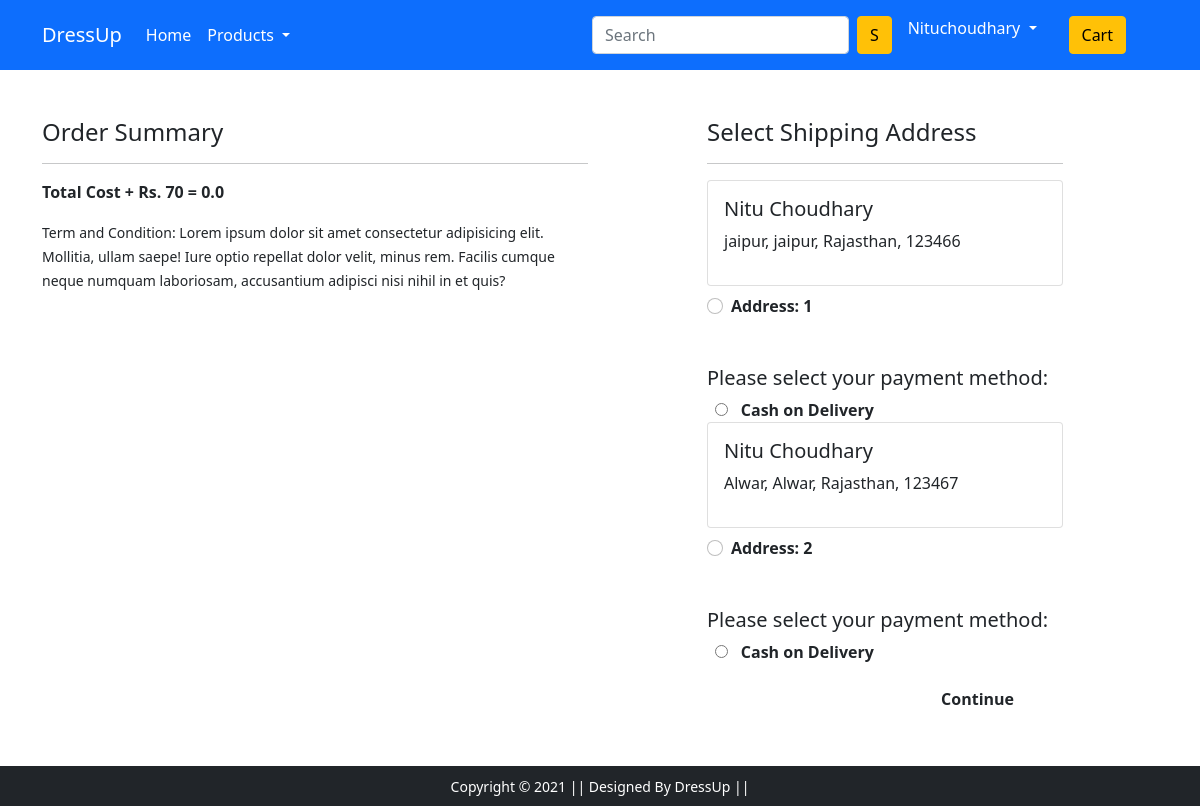
Screenshot of /checkout/ (signed in) with the database file from the repository.
### app/models.py (models this page shows)
class Customer(models.Model):
    user = models.ForeignKey(User, on_delete=models.CASCADE)
    name = models.CharField(max_length =200)
    locality = models.CharField(max_length =200)
    city = models.CharField(max_length =50)
    state = models.CharField(choices=STATE_CHOICES, max_length =50)
    zipcode = models.IntegerField()

### app/views.py (the view)
# urls.py: path('checkout/', views.checkout, name='checkout'),
def checkout(request):
    user = request.user
    add = Customer.objects.filter(user = user)
    cart_items = Cart.objects.filter(user = user)
    amount = 0.0
    shipping_amount = 70.0
    totalamount = 0.0
    cart_product = [p for p in Cart.objects.all() if p.user == request.user]
    if cart_product:
        for p in cart_product:
            tempamount = (p.quantity * p.product.discounted_price)
            amount += tempamount
        totalamount = amount + shipping_amount
    return render(request, 'app/checkout.html',{'add':add,'totalamount':totalamount,'cart_items':cart_items})

### app/templates/app/checkout.html (shortened to what this page needs)
{% extends 'app/base.html' %}
{% load static %}
{% block main-content %}
<div class="container">
 <div class="row mt-5">
  <div class="col-sm-6">
    <h4>Order Summary</h4>
    <hr>
      <p class="fw-bold"> Total Cost + Rs. 70 = {{totalamount}}</p>
    <small>Term and Condition: Lorem ipsum dolor sit amet consectetur adipisicing elit. Mollitia, ullam saepe! Iure optio repellat dolor velit, minus rem. Facilis cumque neque numquam laboriosam, accusantium adipisci nisi nihil in et quis?</small>
  </div>
  <div class="col-sm-4 offset-sm-1">
    <h4>Select Shipping Address</h4>
    <hr>
    <form action="/paymentdone">
      {% for ad in add %}
      <div class="card">
        <div class="card-body">
        <h5>{{ad.name}}</h5>
        <p>{{ad.locality}}, {{ad.city}}, {{ad.state}}, {{ad.zipcode}}</p>
        </div>
      </div>
        <div class="form-check mt-2 mb-5">
          <input class="form-check-input" type="radio" name="custid" id="custadd{{forloop.counter}}" value="{{ad.id}}">
          <label class="form-check-label fw-bold" for="">
            Address: {{forloop.counter}} </label>
        </div>
        <h5>Please select your payment method:</h5>
         <input type="radio" id="con" name="cashondelivery" value="con">
         <label for="con"><strong>Cash on Delivery</strong></label><br>
        {% endfor %}
        <div class="text-end">
          <button type="submit" class="btn btn warning mt-3 px-5 fw-bold" >Continue</button>
        </div>
      </form>
    </div>
  </div>
</div>
{% endblock main-content %}

### app/templates/app/base.html (shortened to what this page needs)
<!doctype html>
{% load static %}
<html lang="en">
  <head>
    <link href="https://cdn.jsdelivr.net/npm/bootstrap@5.0.0-beta1/dist/css/bootstrap.min.css" rel="stylesheet">
    <link rel="stylesheet" href="{% static 'app/css/owl.carousel.min.css' %}">
    <link rel="stylesheet" href="{% static 'app/css/all.min.css' %}">
    <link rel="stylesheet" href="{% static 'app/css/style.css' %}">
  </head>
  <body>
    <nav class="navbar navbar-expand-lg navbar-dark bg-primary">
     <div class="container">
       <a class="navbar-brand" href="/">DressUp</a>
       <div class="collapse navbar-collapse" id="navbarSupportedContent">
         <ul class="navbar-nav me-auto mb-2 mb-lg-0">
           <li class="nav-item">
             <a class="nav-link active" aria-current="page" href="/">Home</a>
           </li>
           <li class="nav-item dropdown">
             <a class="nav-link dropdown-toggle text-white" href="#" id="electronicsDropdown" role="button" data-bs-toggle="dropdown" aria-expanded="false">
               Products
             </a>
           </li>
         </ul>
         <form class="d-flex">
           <input class="form-control me-2" type="search" placeholder="Search" aria-label="Search">
           <button class="btn btn-warning" type="submit">S</button>
         </form>
         <div>
          <ul class="navbar-nav me-auto mb-2 mb-lg-0">
            {% if request.user.is_authenticated %}
           <li class="nav-item dropdown mx-2">
              <a class="nav-link dropdown-toggle text-white" href="#" id="profileDropdown" role="button" data-bs-toggle="dropdown" aria-expanded="false">
                {{request.user.username|capfirst}}
              </a>
            </li>
            <li class="nav-item mx-2">
             <a href="{% url 'showcart' %}" class="nav-link text-white"> <button class="btn btn-warning" type="submit">Cart</button> </a>
            </li>
              {% else %}
             <a href="{% url 'login' %}" class="nav-link text-white">Login</a>
            </li>
            <li class="nav-item mx-2">
             <a href="{% url 'customerregistration' %}" class="nav-link text-white">Registration</a>
            </li>
            {% endif %}
          </ul>
         </div>
       </div>
     </div>
    </nav>
    {% block main-content %} {% endblock main-content %}
    <footer class="container-fluid bg-dark text-center p-2 mt-5">
        <small class="text-white">Copyright &copy; 2021 || Designed By DressUp || </small>
    </footer>
  </body>
</html>

### rows the page displays
Customer: name "Nitu Choudhary", locality "jaipur", city "jaipur", state "Rajasthan", zipcode "123466"
Customer: name "Nitu Choudhary", locality "Alwar", city "Alwar", state "Rajasthan", zipcode "123467"

### other values shown
{{ request.user.username|capfirst }} "Nituchoudhary"
{{ totalamount }} "0.0"
